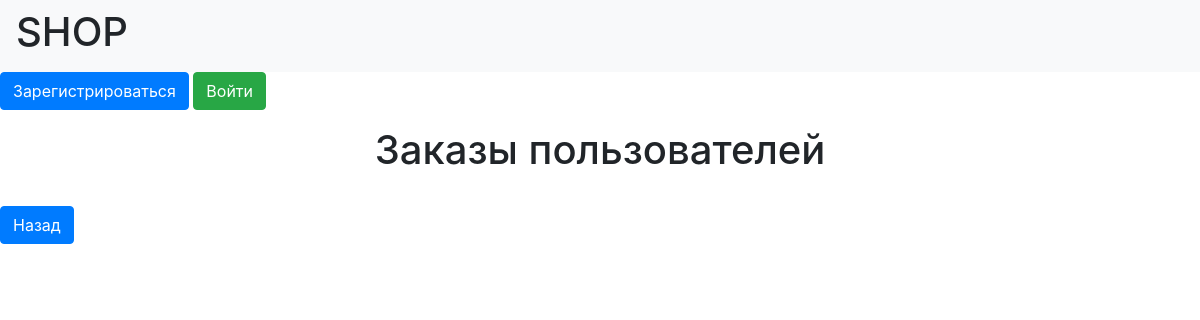
/user_orders, run on an earlier commit of the app's database.
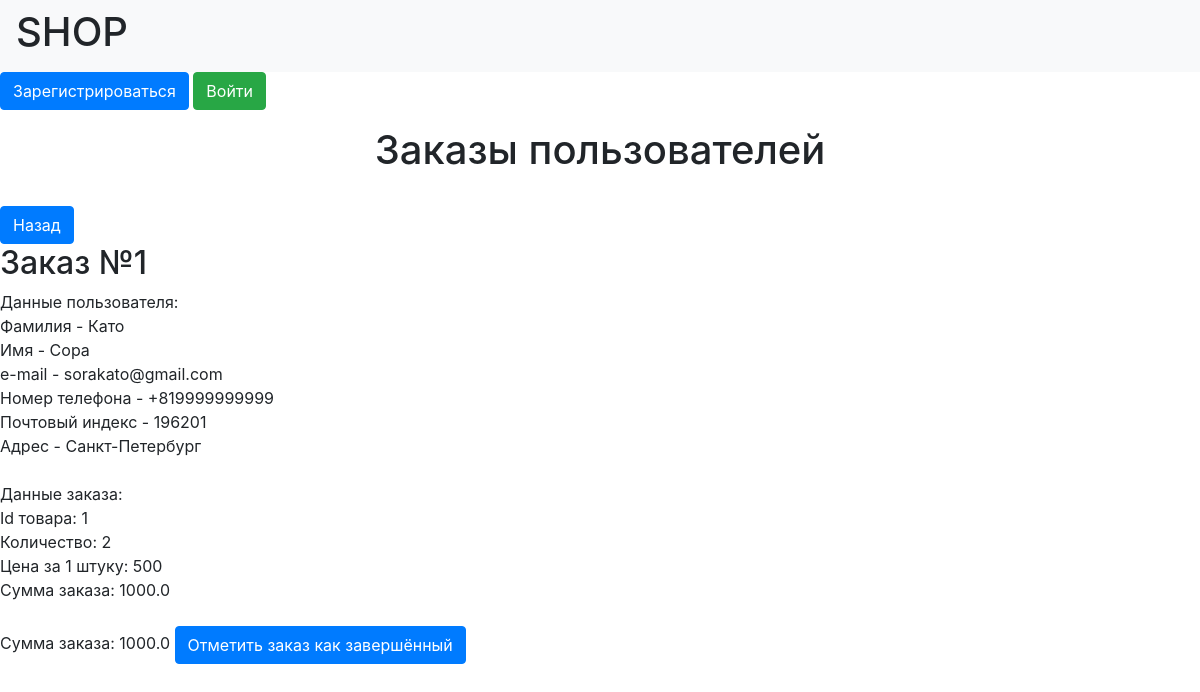
And on a later commit of the database.
### data/orders.py (models this page shows)
class Order(SqlAlchemyBase, SerializerMixin):
    __tablename__ = 'order'
    id = sqlalchemy.Column(sqlalchemy.Integer, primary_key=True, autoincrement=True)
    user = orm.relation('User', back_populates='order')
    items_id = sqlalchemy.Column(sqlalchemy.String)
    is_finished = sqlalchemy.Column(sqlalchemy.Boolean, nullable=False)
    status = sqlalchemy.Column(sqlalchemy.String, nullable=False)

### data/users.py (models this page shows, shortened)
class User(SqlAlchemyBase, UserMixin, SerializerMixin):
    __tablename__ = 'users'
    id = sqlalchemy.Column(sqlalchemy.Integer, primary_key=True, autoincrement=True)
    surname = sqlalchemy.Column(sqlalchemy.String, nullable=False)
    name = sqlalchemy.Column(sqlalchemy.String, nullable=False)
    age = sqlalchemy.Column(sqlalchemy.Integer)
    address = sqlalchemy.Column(sqlalchemy.String)
    postal_code = sqlalchemy.Column(sqlalchemy.String)
    phone_number = sqlalchemy.Column(sqlalchemy.String, unique=True, nullable=True)
    email = sqlalchemy.Column(sqlalchemy.String, unique=True, nullable=False)
    hashed_password = sqlalchemy.Column(sqlalchemy.String, nullable=False)
    register_date = sqlalchemy.Column(sqlalchemy.Date)  # datetime.date()
    order_id = sqlalchemy.Column(sqlalchemy.ForeignKey('order.id'))
    order = orm.relation('Order')
    favourite_id = sqlalchemy.Column(sqlalchemy.ForeignKey('favourites.id'))
    favourites = orm.relation('FavouriteItems')
    account_type = sqlalchemy.Column(sqlalchemy.String(100), default='Участник')

### main.py (the view)
@login_required
@administrator_required
@app.route('/user_orders')
def view_user_orders():
    session = db_session.create_session()
    orders = session.query(Order).filter(Order.status.startswith('Ожидает отправки,')).all()
    user_data = {order.id: session.query(User).filter(User.id == order.status.split('==')[1]).first()
                 for order in orders}
    return render_template('view_user_orders.html', orders=orders, user_data=user_data)

### data/db_session.py (called while the page is built)
def create_session() -> Session:
    global __factory
    return __factory()

### templates/view_user_orders.html (shortened to what this page needs)
{% extends "base.html" %}
{% block content %}
<h1 align="center">Заказы пользователей</h1><br>
<a class="btn btn-primary" href='/user_profile'>Назад</a><br>
{% for order in orders %}
<div id="Order">
<h2>Заказ №{{ order.id }}</h2>
    Данные пользователя:<br>
    Фамилия - {{ user_data[order.id].surname }}<br>
    Имя - {{ user_data[order.id].name }}<br>
    e-mail - {{ user_data[order.id].email }}<br>
    Номер телефона - {{ user_data[order.id].phone_number }}<br>
    Почтовый индекс - {{ user_data[order.id].postal_code }}<br>
    Адрес - {{ user_data[order.id].address }}<br>
    <br>
    Данные заказа:<br>
    {% for item in order.items_id.split(";") %}
    {% if not loop.last %}
    Id товара: {{ item.split("/")[0] }}<br>
    Количество: {{ item.split("/")[1] }}<br>
    Цена за 1 штуку: {{ item.split("/")[2] }}<br>
    Сумма заказа: {{ item.split("/")[3] }}<br>
    <br>
    {% else %}
    Сумма заказа: {{ item }}
    {% endif %}
    {% endfor %}
    {% if not order.is_finished %}
    <a class="btn btn-primary" href="/order_finish/{{ order.id }}">Отметить заказ как завершённый</a>
    {% endif %}
</div>
{% endfor %}
{% endblock %}

### templates/base.html (shortened to what this page needs)
<!doctype html>
<html lang="en">
<head>
    <link rel="stylesheet"
          href="https://stackpath.bootstrapcdn.com/bootstrap/4.4.1/css/bootstrap.min.css"
>
</head>
<body>
<header>
    <nav class="navbar navbar-light bg-light">
        <h1>SHOP</h1>
    </nav>
</header>
{% if not current_user.is_authenticated %}
    <p>
        <a class="btn btn-primary " href="/register">Зарегистрироваться</a>
        <a class="btn btn-success" href="/login">Войти</a>
    </p>
{% endif %}
{% block content %}{% endblock %}
</body>
</html>

What changed in the data, as far as the page shows it:
now on this page (row edited): Order: id "1", id.postal_code "196201", item "1", item "2", item "500", item "1000.0", item "1000.0"
now on this page (row unchanged): User: surname "Като", name "Сора", email "sorakato@gmail.com", phone_number "+819999999999", address "Санкт-Петербург"
